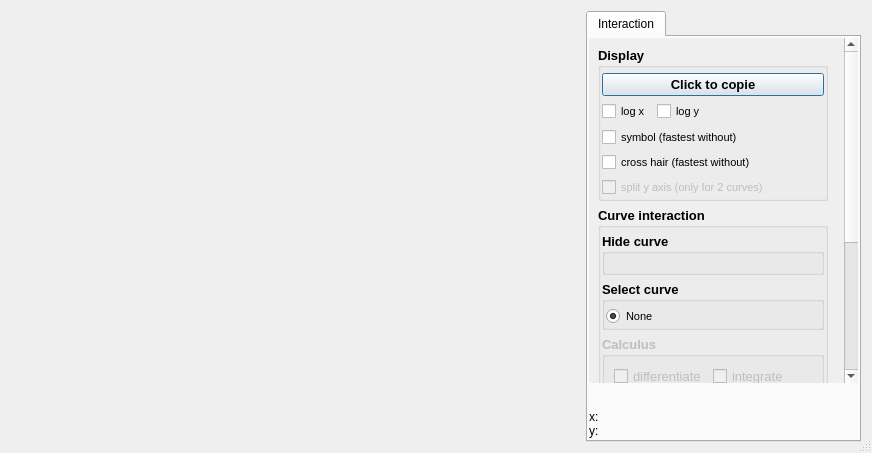
<?xml version="1.0" encoding="UTF-8"?>
<ui version="4.0">
 <class>Dialog</class>
 <widget class="QDialog" name="Dialog">
  <property name="windowModality">
   <enum>Qt::NonModal</enum>
  </property>
  <property name="enabled">
   <bool>true</bool>
  </property>
  <property name="geometry">
   <rect>
    <x>0</x>
    <y>0</y>
    <width>872</width>
    <height>453</height>
   </rect>
  </property>
  <property name="windowTitle">
   <string>Dialog</string>
  </property>
  <property name="sizeGripEnabled">
   <bool>true</bool>
  </property>
  <property name="modal">
   <bool>false</bool>
  </property>
  <layout class="QHBoxLayout" name="horizontalLayout_2">
   <item>
    <layout class="QHBoxLayout" name="horizontalLayout">
     <item>
      <widget class="PlotWidget" name="widget" native="true"/>
     </item>
     <item>
      <widget class="QTabWidget" name="tabWidget">
       <property name="enabled">
        <bool>true</bool>
       </property>
       <property name="sizePolicy">
        <sizepolicy hsizetype="Preferred" vsizetype="Minimum">
         <horstretch>0</horstretch>
         <verstretch>0</verstretch>
        </sizepolicy>
       </property>
       <property name="minimumSize">
        <size>
         <width>275</width>
         <height>0</height>
        </size>
       </property>
       <property name="maximumSize">
        <size>
         <width>275</width>
         <height>16777215</height>
        </size>
       </property>
       <property name="currentIndex">
        <number>0</number>
       </property>
       <widget class="QWidget" name="tabInteraction">
        <property name="sizePolicy">
         <sizepolicy hsizetype="Preferred" vsizetype="Minimum">
          <horstretch>0</horstretch>
          <verstretch>0</verstretch>
         </sizepolicy>
        </property>
        <property name="minimumSize">
         <size>
          <width>0</width>
          <height>0</height>
         </size>
        </property>
        <property name="maximumSize">
         <size>
          <width>275</width>
          <height>16777215</height>
         </size>
        </property>
        <property name="layoutDirection">
         <enum>Qt::LeftToRight</enum>
        </property>
        <property name="autoFillBackground">
         <bool>false</bool>
        </property>
        <attribute name="title">
         <string>Interaction</string>
        </attribute>
        <layout class="QVBoxLayout" name="verticalLayout">
         <property name="leftMargin">
          <number>1</number>
         </property>
         <property name="topMargin">
          <number>1</number>
         </property>
         <property name="rightMargin">
          <number>1</number>
         </property>
         <property name="bottomMargin">
          <number>1</number>
         </property>
         <item>
          <widget class="QScrollArea" name="scrollAreaInteraction">
           <property name="sizePolicy">
            <sizepolicy hsizetype="Preferred" vsizetype="Expanding">
             <horstretch>0</horstretch>
             <verstretch>0</verstretch>
            </sizepolicy>
           </property>
           <property name="maximumSize">
            <size>
             <width>275</width>
             <height>16777215</height>
            </size>
           </property>
           <property name="frameShape">
            <enum>QFrame::NoFrame</enum>
           </property>
           <property name="frameShadow">
            <enum>QFrame::Plain</enum>
           </property>
           <property name="lineWidth">
            <number>0</number>
           </property>
           <property name="horizontalScrollBarPolicy">
            <enum>Qt::ScrollBarAlwaysOff</enum>
           </property>
           <property name="widgetResizable">
            <bool>true</bool>
           </property>
           <widget class="QWidget" name="scrollAreaWidgetInteraction">
            <property name="geometry">
             <rect>
              <x>0</x>
              <y>0</y>
              <width>250</width>
              <height>517</height>
             </rect>
            </property>
            <property name="sizePolicy">
             <sizepolicy hsizetype="Preferred" vsizetype="Minimum">
              <horstretch>0</horstretch>
              <verstretch>0</verstretch>
             </sizepolicy>
            </property>
            <property name="maximumSize">
             <size>
              <width>275</width>
              <height>16777215</height>
             </size>
            </property>
            <layout class="QVBoxLayout" name="verticalLayout_12">
             <item>
              <layout class="QVBoxLayout" name="verticalLayoutInteraction">
               <property name="sizeConstraint">
                <enum>QLayout::SetDefaultConstraint</enum>
               </property>
               <item>
                <widget class="QGroupBox" name="groupBoxDisplay">
                 <property name="sizePolicy">
                  <sizepolicy hsizetype="Minimum" vsizetype="Minimum">
                   <horstretch>0</horstretch>
                   <verstretch>0</verstretch>
                  </sizepolicy>
                 </property>
                 <property name="maximumSize">
                  <size>
                   <width>230</width>
                   <height>16777215</height>
                  </size>
                 </property>
                 <property name="font">
                  <font>
                   <pointsize>10</pointsize>
                   <weight>75</weight>
                   <bold>true</bold>
                  </font>
                 </property>
                 <property name="title">
                  <string>Display</string>
                 </property>
                 <layout class="QVBoxLayout" name="verticalLayout_4">
                  <property name="leftMargin">
                   <number>1</number>
                  </property>
                  <property name="topMargin">
                   <number>5</number>
                  </property>
                  <property name="rightMargin">
                   <number>1</number>
                  </property>
                  <property name="bottomMargin">
                   <number>1</number>
                  </property>
                  <item>
                   <widget class="QPushButton" name="pushButtonCopy">
                    <property name="text">
                     <string>Click to copie</string>
                    </property>
                   </widget>
                  </item>
                  <item>
                   <layout class="QHBoxLayout" name="horizontalLayoutLog">
                    <item>
                     <widget class="QCheckBox" name="checkBoxLogX">
                      <property name="font">
                       <font>
                        <pointsize>8</pointsize>
                        <weight>50</weight>
                        <bold>false</bold>
                       </font>
                      </property>
                      <property name="text">
                       <string>log x</string>
                      </property>
                     </widget>
                    </item>
                    <item>
                     <widget class="QCheckBox" name="checkBoxLogY">
                      <property name="font">
                       <font>
                        <pointsize>8</pointsize>
                        <weight>50</weight>
                        <bold>false</bold>
                       </font>
                      </property>
                      <property name="text">
                       <string>log y</string>
                      </property>
                     </widget>
                    </item>
                    <item>
                     <spacer name="horizontalSpacer_2">
                      <property name="orientation">
                       <enum>Qt::Horizontal</enum>
                      </property>
                      <property name="sizeHint" stdset="0">
                       <size>
                        <width>40</width>
                        <height>20</height>
                       </size>
                      </property>
                     </spacer>
                    </item>
                   </layout>
                  </item>
                  <item>
                   <widget class="QCheckBox" name="checkBoxSymbol">
                    <property name="font">
                     <font>
                      <pointsize>8</pointsize>
                      <weight>50</weight>
                      <bold>false</bold>
                     </font>
                    </property>
                    <property name="text">
                     <string>symbol (fastest without)</string>
                    </property>
                   </widget>
                  </item>
                  <item>
                   <widget class="QCheckBox" name="checkBoxCrossHair">
                    <property name="font">
                     <font>
                      <pointsize>8</pointsize>
                      <weight>50</weight>
                      <bold>false</bold>
                     </font>
                    </property>
                    <property name="text">
                     <string>cross hair (fastest without)</string>
                    </property>
                    <property name="checked">
                     <bool>false</bool>
                    </property>
                   </widget>
                  </item>
                  <item>
                   <widget class="QCheckBox" name="checkBoxSplitYAxis">
                    <property name="enabled">
                     <bool>false</bool>
                    </property>
                    <property name="font">
                     <font>
                      <pointsize>8</pointsize>
                      <weight>50</weight>
                      <bold>false</bold>
                     </font>
                    </property>
                    <property name="text">
                     <string>split y axis (only for 2 curves)</string>
                    </property>
                   </widget>
                  </item>
                 </layout>
                </widget>
               </item>
               <item>
                <widget class="QGroupBox" name="groupBoxCurveInteraction">
                 <property name="enabled">
                  <bool>true</bool>
                 </property>
                 <property name="sizePolicy">
                  <sizepolicy hsizetype="Minimum" vsizetype="Minimum">
                   <horstretch>0</horstretch>
                   <verstretch>0</verstretch>
                  </sizepolicy>
                 </property>
                 <property name="maximumSize">
                  <size>
                   <width>230</width>
                   <height>16777215</height>
                  </size>
                 </property>
                 <property name="font">
                  <font>
                   <pointsize>10</pointsize>
                   <weight>75</weight>
                   <bold>true</bold>
                  </font>
                 </property>
                 <property name="title">
                  <string>Curve interaction</string>
                 </property>
                 <layout class="QVBoxLayout" name="verticalLayout_2">
                  <property name="leftMargin">
                   <number>1</number>
                  </property>
                  <property name="topMargin">
                   <number>5</number>
                  </property>
                  <property name="rightMargin">
                   <number>1</number>
                  </property>
                  <property name="bottomMargin">
                   <number>1</number>
                  </property>
                  <item>
                   <widget class="QGroupBox" name="groupBoxHide">
                    <property name="maximumSize">
                     <size>
                      <width>225</width>
                      <height>16777215</height>
                     </size>
                    </property>
                    <property name="font">
                     <font>
                      <weight>75</weight>
                      <bold>true</bold>
                     </font>
                    </property>
                    <property name="title">
                     <string>Hide curve</string>
                    </property>
                    <layout class="QVBoxLayout" name="verticalLayout_8">
                     <item>
                      <layout class="QVBoxLayout" name="verticalLayoutHide"/>
                     </item>
                    </layout>
                   </widget>
                  </item>
                  <item>
                   <widget class="QGroupBox" name="groupBoxPlotDataItem">
                    <property name="sizePolicy">
                     <sizepolicy hsizetype="Minimum" vsizetype="Minimum">
                      <horstretch>0</horstretch>
                      <verstretch>0</verstretch>
                     </sizepolicy>
                    </property>
                    <property name="maximumSize">
                     <size>
                      <width>225</width>
                      <height>16777215</height>
                     </size>
                    </property>
                    <property name="font">
                     <font>
                      <pointsize>10</pointsize>
                      <weight>75</weight>
                      <bold>true</bold>
                     </font>
                    </property>
                    <property name="title">
                     <string>Select curve</string>
                    </property>
                    <layout class="QVBoxLayout" name="verticalLayout_3">
                     <property name="leftMargin">
                      <number>1</number>
                     </property>
                     <property name="topMargin">
                      <number>5</number>
                     </property>
                     <property name="rightMargin">
                      <number>1</number>
                     </property>
                     <property name="bottomMargin">
                      <number>1</number>
                     </property>
                     <item>
                      <layout class="QVBoxLayout" name="verticalLayoutPlotDataItem">
                       <item>
                        <widget class="QRadioButton" name="radioButtonFitNone">
                         <property name="enabled">
                          <bool>true</bool>
                         </property>
                         <property name="font">
                          <font>
                           <pointsize>8</pointsize>
                           <weight>50</weight>
                           <bold>false</bold>
                          </font>
                         </property>
                         <property name="text">
                          <string>None</string>
                         </property>
                         <property name="checked">
                          <bool>true</bool>
                         </property>
                        </widget>
                       </item>
                      </layout>
                     </item>
                    </layout>
                   </widget>
                  </item>
                  <item>
                   <widget class="QGroupBox" name="groupBoxCalculus">
                    <property name="enabled">
                     <bool>false</bool>
                    </property>
                    <property name="maximumSize">
                     <size>
                      <width>225</width>
                      <height>16777215</height>
                     </size>
                    </property>
                    <property name="title">
                     <string>Calculus</string>
                    </property>
                    <layout class="QHBoxLayout" name="horizontalLayout_3">
                     <item>
                      <widget class="QCheckBox" name="checkBoxDifferentiate">
                       <property name="font">
                        <font>
                         <weight>50</weight>
                         <bold>false</bold>
                        </font>
                       </property>
                       <property name="text">
                        <string>differentiate</string>
                       </property>
                      </widget>
                     </item>
                     <item>
                      <widget class="QCheckBox" name="checkBoxIntegrate">
                       <property name="font">
                        <font>
                         <weight>50</weight>
                         <bold>false</bold>
                        </font>
                       </property>
                       <property name="text">
                        <string>integrate</string>
                       </property>
                      </widget>
                     </item>
                     <item>
                      <spacer name="horizontalSpacer_5">
                       <property name="orientation">
                        <enum>Qt::Horizontal</enum>
                       </property>
                       <property name="sizeHint" stdset="0">
                        <size>
                         <width>40</width>
                         <height>20</height>
                        </size>
                       </property>
                      </spacer>
                     </item>
                    </layout>
                   </widget>
                  </item>
                  <item>
                   <widget class="QGroupBox" name="groupBoxNormalize">
                    <property name="enabled">
                     <bool>false</bool>
                    </property>
                    <property name="title">
                     <string>Normalize</string>
                    </property>
                    <layout class="QVBoxLayout" name="verticalLayout_9">
                     <item>
                      <layout class="QVBoxLayout" name="verticalLayout_7">
                       <item>
                        <layout class="QHBoxLayout" name="horizontalLayout_6">
                         <item>
                          <widget class="QCheckBox" name="checkBoxUnwrap">
                           <property name="font">
                            <font>
                             <pointsize>8</pointsize>
                             <weight>50</weight>
                             <bold>false</bold>
                            </font>
                           </property>
                           <property name="text">
                            <string>unwrap</string>
                           </property>
                          </widget>
                         </item>
                         <item>
                          <widget class="QCheckBox" name="checkBoxRemoveSlop">
                           <property name="font">
                            <font>
                             <pointsize>8</pointsize>
                             <weight>50</weight>
                             <bold>false</bold>
                            </font>
                           </property>
                           <property name="text">
                            <string>remove slop</string>
                           </property>
                          </widget>
                         </item>
                        </layout>
                       </item>
                      </layout>
                     </item>
                    </layout>
                   </widget>
                  </item>
                  <item>
                   <widget class="QGroupBox" name="groupBoxFFT">
                    <property name="enabled">
                     <bool>false</bool>
                    </property>
                    <property name="maximumSize">
                     <size>
                      <width>225</width>
                      <height>16777215</height>
                     </size>
                    </property>
                    <property name="font">
                     <font>
                      <pointsize>10</pointsize>
                      <weight>75</weight>
                      <bold>true</bold>
                     </font>
                    </property>
                    <property name="title">
                     <string>FFT</string>
                    </property>
                    <layout class="QHBoxLayout" name="horizontalLayout_4">
                     <property name="leftMargin">
                      <number>1</number>
                     </property>
                     <property name="topMargin">
                      <number>5</number>
                     </property>
                     <property name="rightMargin">
                      <number>1</number>
                     </property>
                     <property name="bottomMargin">
                      <number>1</number>
                     </property>
                     <item>
                      <widget class="QRadioButton" name="radioButtonFFT">
                       <property name="font">
                        <font>
                         <pointsize>8</pointsize>
                         <weight>50</weight>
                         <bold>false</bold>
                        </font>
                       </property>
                       <property name="text">
                        <string>FFT</string>
                       </property>
                       <attribute name="buttonGroup">
                        <string notr="true">buttonGroup</string>
                       </attribute>
                      </widget>
                     </item>
                     <item>
                      <widget class="QRadioButton" name="radioButtonFFTnoDC">
                       <property name="font">
                        <font>
                         <pointsize>8</pointsize>
                         <weight>50</weight>
                         <bold>false</bold>
                        </font>
                       </property>
                       <property name="text">
                        <string>FFT (no DC)</string>
                       </property>
                       <attribute name="buttonGroup">
                        <string notr="true">buttonGroup</string>
                       </attribute>
                      </widget>
                     </item>
                     <item>
                      <widget class="QRadioButton" name="radioButtonIFFT">
                       <property name="font">
                        <font>
                         <pointsize>8</pointsize>
                         <weight>50</weight>
                         <bold>false</bold>
                        </font>
                       </property>
                       <property name="text">
                        <string>IFFT</string>
                       </property>
                       <attribute name="buttonGroup">
                        <string notr="true">buttonGroup</string>
                       </attribute>
                      </widget>
                     </item>
                     <item>
                      <spacer name="horizontalSpacer_6">
                       <property name="orientation">
                        <enum>Qt::Horizontal</enum>
                       </property>
                       <property name="sizeHint" stdset="0">
                        <size>
                         <width>40</width>
                         <height>20</height>
                        </size>
                       </property>
                      </spacer>
                     </item>
                    </layout>
                   </widget>
                  </item>
                  <item>
                   <widget class="QGroupBox" name="groupBoxFiltering">
                    <property name="enabled">
                     <bool>false</bool>
                    </property>
                    <property name="maximumSize">
                     <size>
                      <width>225</width>
                      <height>16777215</height>
                     </size>
                    </property>
                    <property name="font">
                     <font>
                      <weight>75</weight>
                      <bold>true</bold>
                     </font>
                    </property>
                    <property name="title">
                     <string>Filtering</string>
                    </property>
                    <layout class="QVBoxLayout" name="verticalLayout_6">
                     <property name="leftMargin">
                      <number>1</number>
                     </property>
                     <property name="topMargin">
                      <number>1</number>
                     </property>
                     <property name="rightMargin">
                      <number>1</number>
                     </property>
                     <property name="bottomMargin">
                      <number>1</number>
                     </property>
                     <item>
                      <layout class="QVBoxLayout" name="verticalLayoutFilteringModel"/>
                     </item>
                    </layout>
                   </widget>
                  </item>
                  <item>
                   <widget class="QGroupBox" name="groupBoxFit">
                    <property name="enabled">
                     <bool>false</bool>
                    </property>
                    <property name="maximumSize">
                     <size>
                      <width>225</width>
                      <height>16777215</height>
                     </size>
                    </property>
                    <property name="font">
                     <font>
                      <pointsize>10</pointsize>
                      <weight>75</weight>
                      <bold>true</bold>
                     </font>
                    </property>
                    <property name="title">
                     <string>Fit</string>
                    </property>
                    <layout class="QVBoxLayout" name="verticalLayout_5">
                     <property name="leftMargin">
                      <number>1</number>
                     </property>
                     <property name="topMargin">
                      <number>5</number>
                     </property>
                     <property name="rightMargin">
                      <number>1</number>
                     </property>
                     <property name="bottomMargin">
                      <number>1</number>
                     </property>
                     <item>
                      <layout class="QVBoxLayout" name="verticalLayoutFitModel"/>
                     </item>
                    </layout>
                   </widget>
                  </item>
                 </layout>
                </widget>
               </item>
              </layout>
             </item>
            </layout>
           </widget>
          </widget>
         </item>
         <item>
          <widget class="QLabel" name="labelLivePlot">
           <property name="text">
            <string/>
           </property>
           <property name="textFormat">
            <enum>Qt::RichText</enum>
           </property>
          </widget>
         </item>
         <item>
          <widget class="QLabel" name="labelCoordinate">
           <property name="sizePolicy">
            <sizepolicy hsizetype="Preferred" vsizetype="Preferred">
             <horstretch>0</horstretch>
             <verstretch>0</verstretch>
            </sizepolicy>
           </property>
           <property name="minimumSize">
            <size>
             <width>0</width>
             <height>30</height>
            </size>
           </property>
           <property name="text">
            <string>&lt;html&gt;&lt;head/&gt;&lt;body&gt;&lt;p&gt;x:&lt;br/&gt;y:&lt;/p&gt;&lt;/body&gt;&lt;/html&gt;</string>
           </property>
          </widget>
         </item>
        </layout>
       </widget>
      </widget>
     </item>
    </layout>
   </item>
  </layout>
 </widget>
 <customwidgets>
  <customwidget>
   <class>PlotWidget</class>
   <extends>QWidget</extends>
   <header>..ui.plot_widget</header>
   <container>1</container>
  </customwidget>
 </customwidgets>
 <resources/>
 <connections/>
 <buttongroups>
  <buttongroup name="buttonGroup"/>
 </buttongroups>
</ui>
